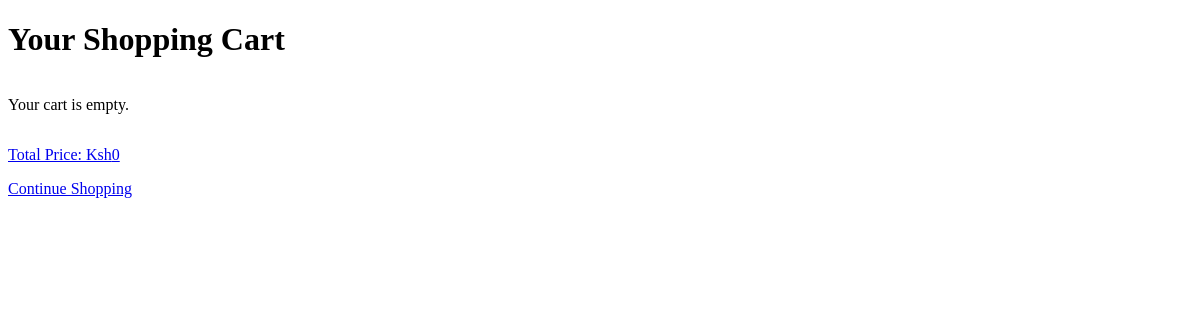
/cart/ (signed in), run on an earlier commit of the app's database.
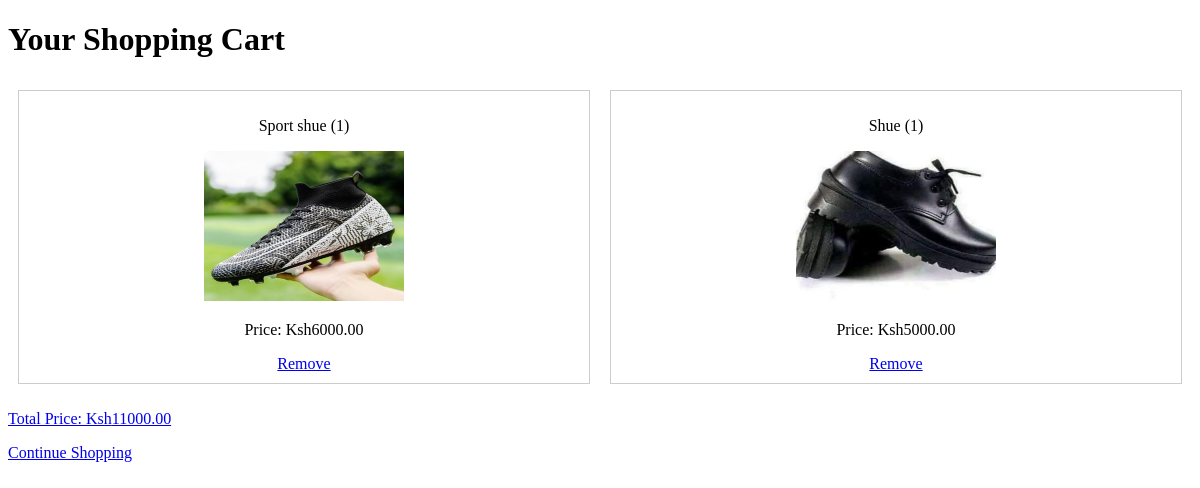
And on a later commit of the database.
### masterapp/models.py (models this page shows, shortened)
class CartItem(models.Model):
    price = models.DecimalField(max_digits=10, decimal_places=2, default=0)
    product = models.ForeignKey(Product, null=True, blank=True, on_delete=models.CASCADE)
    footwear = models.ForeignKey(Footwear, null=True, blank=True, on_delete=models.CASCADE)
    quantity = models.PositiveIntegerField(default=0)
    user = models.ForeignKey(User, on_delete=models.CASCADE, default=1)
    date_added = models.DateTimeField(auto_now_add=True)

class Product(models.Model):
    name = models.CharField(max_length=100)
    description = models.TextField(null=True)
    price = models.DecimalField(max_digits=10, decimal_places=2)
    image = models.ImageField(upload_to='products/')

### masterapp/views.py (the view)
# urls.py: path('cart/', views.view_cart, name='view_cart'),
def view_cart(request):
    cart_items = CartItem.objects.filter(user=request.user)
    total_price = sum(item.product.price * item.quantity for item in cart_items)
    return render(request, 'cart.html', {'cart_items': cart_items, 'total_price': total_price})

### templates/cart.html (shortened to what this page needs)
{% load static %}
<!DOCTYPE html>
<html lang="en">
<head>
</head>
<body>
         <h1>Your Shopping Cart</h1>
        <div class="product-list">
        {% for item in cart_items %}
        <div class="product-item">
            <p>{{ item.product.name }} ({{ item.quantity }})</p>
            <img src="{{ item.product.image.url }}" alt="{{ item.product.name }}" width="200" height="150">
            <p>Price: Ksh{{ item.product.price }}</p>
            <a href="{% url 'masterapp:remove_from_cart' item.id %}">Remove</a>
        </div>
        {% empty %}
        <p>Your cart is empty.</p>
        {% endfor %}
        </div>
        <a href="payment"><p>Total Price: Ksh{{ total_price }}</p></a>
        <a href="{% url 'masterapp:product_list' %}">Continue Shopping</a>
</body>
</html>

What changed in the data, as far as the page shows it:
added CartItem: product.name "Sport shue", quantity "1", product.image (picture), product.price "6000.00"
added CartItem: product.name "Shue", quantity "1", product.image (picture), product.price "5000.00"
Also different on the page:
{{ total_price }}: "0" → "11000.00"
text no longer shown: "Your cart is empty."
